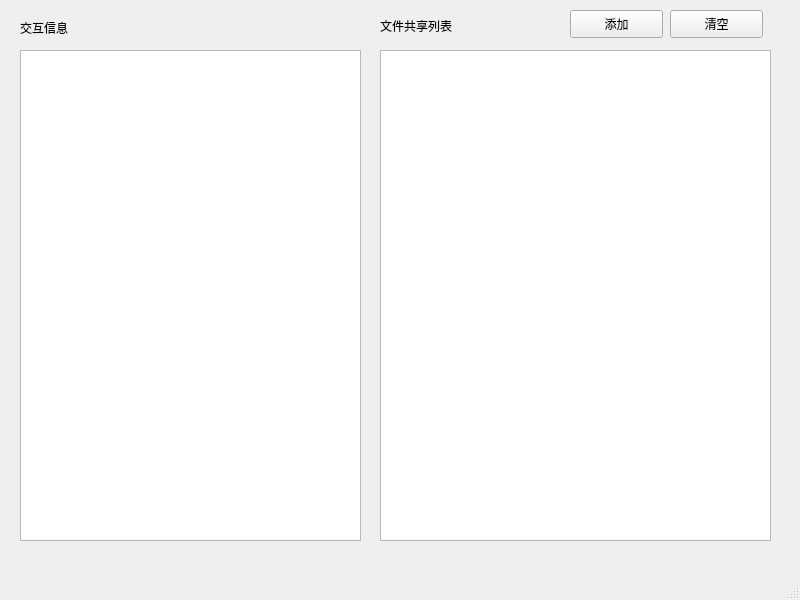
<?xml version="1.0" encoding="UTF-8"?>
<ui version="4.0">
 <class>MainWindow</class>
 <widget class="QMainWindow" name="MainWindow">
  <property name="geometry">
   <rect>
    <x>0</x>
    <y>0</y>
    <width>800</width>
    <height>600</height>
   </rect>
  </property>
  <property name="windowTitle">
   <string>MainWindow</string>
  </property>
  <widget class="QWidget" name="centralwidget">
   <widget class="QTextBrowser" name="filetext">
    <property name="geometry">
     <rect>
      <x>380</x>
      <y>50</y>
      <width>391</width>
      <height>491</height>
     </rect>
    </property>
   </widget>
   <widget class="QLabel" name="label">
    <property name="geometry">
     <rect>
      <x>380</x>
      <y>15</y>
      <width>121</width>
      <height>21</height>
     </rect>
    </property>
    <property name="text">
     <string>文件共享列表</string>
    </property>
   </widget>
   <widget class="QPushButton" name="pushButton">
    <property name="geometry">
     <rect>
      <x>570</x>
      <y>10</y>
      <width>93</width>
      <height>28</height>
     </rect>
    </property>
    <property name="text">
     <string>添加</string>
    </property>
   </widget>
   <widget class="QPushButton" name="pushButton_2">
    <property name="geometry">
     <rect>
      <x>670</x>
      <y>10</y>
      <width>93</width>
      <height>28</height>
     </rect>
    </property>
    <property name="text">
     <string>清空</string>
    </property>
   </widget>
   <widget class="QTextBrowser" name="recvtext">
    <property name="geometry">
     <rect>
      <x>20</x>
      <y>50</y>
      <width>341</width>
      <height>491</height>
     </rect>
    </property>
   </widget>
   <widget class="QLabel" name="label_2">
    <property name="geometry">
     <rect>
      <x>20</x>
      <y>20</y>
      <width>72</width>
      <height>15</height>
     </rect>
    </property>
    <property name="text">
     <string>交互信息</string>
    </property>
   </widget>
  </widget>
  <widget class="QMenuBar" name="menubar">
   <property name="geometry">
    <rect>
     <x>0</x>
     <y>0</y>
     <width>800</width>
     <height>26</height>
    </rect>
   </property>
  </widget>
  <widget class="QStatusBar" name="statusbar"/>
 </widget>
 <resources/>
 <connections/>
</ui>
